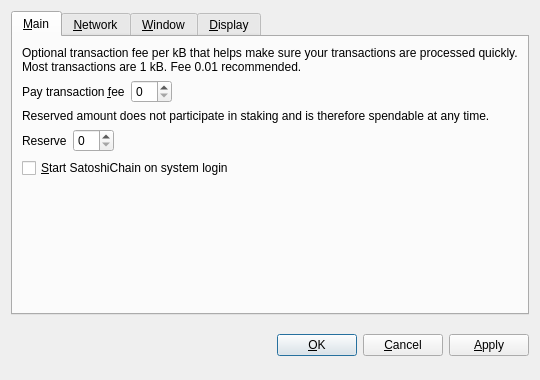
<?xml version="1.0" encoding="UTF-8"?>
<ui version="4.0">
 <class>OptionsDialog</class>
 <widget class="QDialog" name="OptionsDialog">
  <property name="geometry">
   <rect>
    <x>0</x>
    <y>0</y>
    <width>540</width>
    <height>380</height>
   </rect>
  </property>
  <property name="windowTitle">
   <string>Options</string>
  </property>
  <property name="modal">
   <bool>true</bool>
  </property>
  <layout class="QVBoxLayout" name="verticalLayout">
   <item>
    <widget class="QTabWidget" name="tabWidget">
     <property name="tabPosition">
      <enum>QTabWidget::North</enum>
     </property>
     <property name="currentIndex">
      <number>0</number>
     </property>
     <widget class="QWidget" name="tabMain">
      <attribute name="title">
       <string>&amp;Main</string>
      </attribute>
      <layout class="QVBoxLayout" name="verticalLayout_Main">
       <item>
        <widget class="QLabel" name="transactionFeeInfoLabel">
         <property name="text">
          <string>Optional transaction fee per kB that helps make sure your transactions are processed quickly. Most transactions are 1 kB. Fee 0.01 recommended.</string>
         </property>
         <property name="textFormat">
          <enum>Qt::PlainText</enum>
         </property>
         <property name="wordWrap">
          <bool>true</bool>
         </property>
        </widget>
       </item>
       <item>
        <layout class="QHBoxLayout" name="horizontalLayoutFee">
         <item>
          <widget class="QLabel" name="transactionFeeLabel">
           <property name="text">
            <string>Pay transaction &amp;fee</string>
           </property>
           <property name="textFormat">
            <enum>Qt::PlainText</enum>
           </property>
           <property name="buddy">
            <cstring>transactionFee</cstring>
           </property>
          </widget>
         </item>
         <item>
          <widget class="BitcoinAmountField" name="transactionFee"/>
         </item>
         <item>
          <spacer name="horizontalSpacerFee">
           <property name="orientation">
            <enum>Qt::Horizontal</enum>
           </property>
           <property name="sizeHint" stdset="0">
            <size>
             <width>40</width>
             <height>20</height>
            </size>
           </property>
          </spacer>
         </item>
        </layout>
       </item>
       <item>
        <widget class="QLabel" name="reserveBalanceInfoLabel">
         <property name="text">
          <string>Reserved amount does not participate in staking and is therefore spendable at any time.</string>
         </property>
         <property name="textFormat">
          <enum>Qt::PlainText</enum>
         </property>
         <property name="wordWrap">
          <bool>true</bool>
         </property>
        </widget>
       </item>
       <item>
        <layout class="QHBoxLayout" name="horizontalLayoutReserveBalance">
         <item>
          <widget class="QLabel" name="reserveBalanceLabel">
           <property name="text">
            <string>Reserve</string>
           </property>
           <property name="textFormat">
            <enum>Qt::PlainText</enum>
           </property>
           <property name="buddy">
            <cstring>reserveBalance</cstring>
           </property>
          </widget>
         </item>
         <item>
          <widget class="BitcoinAmountField" name="reserveBalance"/>
         </item>
         <item>
          <spacer name="horizontalSpacerReserveBalance">
           <property name="orientation">
            <enum>Qt::Horizontal</enum>
           </property>
           <property name="sizeHint" stdset="0">
            <size>
             <width>40</width>
             <height>20</height>
            </size>
           </property>
          </spacer>
         </item>
        </layout>
       </item>
       <item>
        <widget class="QCheckBox" name="bitcoinAtStartup">
         <property name="toolTip">
          <string>Automatically start SatoshiChain after logging in to the system.</string>
         </property>
         <property name="text">
          <string>&amp;Start SatoshiChain on system login</string>
         </property>
        </widget>
       </item>
       <item>
        <spacer name="verticalSpacer_Main">
         <property name="orientation">
          <enum>Qt::Vertical</enum>
         </property>
         <property name="sizeHint" stdset="0">
          <size>
           <width>20</width>
           <height>40</height>
          </size>
         </property>
        </spacer>
       </item>
      </layout>
     </widget>
     <widget class="QWidget" name="tabNetwork">
      <attribute name="title">
       <string>&amp;Network</string>
      </attribute>
      <layout class="QVBoxLayout" name="verticalLayout_Network">
       <item>
        <widget class="QCheckBox" name="mapPortUpnp">
         <property name="toolTip">
          <string>Automatically open the SatoshiChain client port on the router. This only works when your router supports UPnP and it is enabled.</string>
         </property>
         <property name="text">
          <string>Map port using &amp;UPnP</string>
         </property>
        </widget>
       </item>
       <item>
        <widget class="QCheckBox" name="connectSocks">
         <property name="toolTip">
          <string>Connect to the SatoshiChain network through a SOCKS5 proxy (e.g. when connecting through Tor).</string>
         </property>
         <property name="text">
          <string>&amp;Connect through SOCKS5 proxy:</string>
         </property>
        </widget>
       </item>
       <item>
        <layout class="QHBoxLayout" name="horizontalLayout_Network">
         <item>
          <widget class="QLabel" name="proxyIpLabel">
           <property name="text">
            <string>Proxy &amp;IP:</string>
           </property>
           <property name="textFormat">
            <enum>Qt::PlainText</enum>
           </property>
           <property name="buddy">
            <cstring>proxyIp</cstring>
           </property>
          </widget>
         </item>
         <item>
          <widget class="QValidatedLineEdit" name="proxyIp">
           <property name="maximumSize">
            <size>
             <width>140</width>
             <height>16777215</height>
            </size>
           </property>
           <property name="toolTip">
            <string>IP address of the proxy (e.g. 127.0.0.1)</string>
           </property>
          </widget>
         </item>
         <item>
          <widget class="QLabel" name="proxyPortLabel">
           <property name="text">
            <string>&amp;Port:</string>
           </property>
           <property name="textFormat">
            <enum>Qt::PlainText</enum>
           </property>
           <property name="buddy">
            <cstring>proxyPort</cstring>
           </property>
          </widget>
         </item>
         <item>
          <widget class="QLineEdit" name="proxyPort">
           <property name="maximumSize">
            <size>
             <width>55</width>
             <height>16777215</height>
            </size>
           </property>
           <property name="toolTip">
            <string>Port of the proxy (e.g. 9050)</string>
           </property>
          </widget>
         </item>
         <item>
          <spacer name="horizontalSpacer_Network">
           <property name="orientation">
            <enum>Qt::Horizontal</enum>
           </property>
           <property name="sizeHint" stdset="0">
            <size>
             <width>40</width>
             <height>20</height>
            </size>
           </property>
          </spacer>
         </item>
        </layout>
       </item>
       <item>
        <spacer name="verticalSpacer_Network">
         <property name="orientation">
          <enum>Qt::Vertical</enum>
         </property>
         <property name="sizeHint" stdset="0">
          <size>
           <width>20</width>
           <height>40</height>
          </size>
         </property>
        </spacer>
       </item>
      </layout>
     </widget>
     <widget class="QWidget" name="tabWindow">
      <attribute name="title">
       <string>&amp;Window</string>
      </attribute>
      <layout class="QVBoxLayout" name="verticalLayout_Window">
       <item>
        <widget class="QCheckBox" name="minimizeToTray">
         <property name="toolTip">
          <string>Show only a tray icon after minimizing the window.</string>
         </property>
         <property name="text">
          <string>&amp;Minimize to the tray instead of the taskbar</string>
         </property>
        </widget>
       </item>
       <item>
        <widget class="QCheckBox" name="minimizeOnClose">
         <property name="toolTip">
          <string>Minimize instead of exit the application when the window is closed. When this option is enabled, the application will be closed only after selecting Quit in the menu.</string>
         </property>
         <property name="text">
          <string>M&amp;inimize on close</string>
         </property>
        </widget>
       </item>
       <item>
        <spacer name="verticalSpacer_Window">
         <property name="orientation">
          <enum>Qt::Vertical</enum>
         </property>
         <property name="sizeHint" stdset="0">
          <size>
           <width>20</width>
           <height>40</height>
          </size>
         </property>
        </spacer>
       </item>
      </layout>
     </widget>
     <widget class="QWidget" name="tabDisplay">
      <attribute name="title">
       <string>&amp;Display</string>
      </attribute>
      <layout class="QVBoxLayout" name="verticalLayout_Display">
       <item>
        <layout class="QHBoxLayout" name="horizontalLayout_1_Display">
         <item>
          <widget class="QLabel" name="langLabel">
           <property name="text">
            <string>User Interface &amp;language:</string>
           </property>
           <property name="textFormat">
            <enum>Qt::PlainText</enum>
           </property>
           <property name="buddy">
            <cstring>lang</cstring>
           </property>
          </widget>
         </item>
         <item>
          <widget class="QValueComboBox" name="lang">
           <property name="toolTip">
            <string>The user interface language can be set here. This setting will take effect after restarting SatoshiChain.</string>
           </property>
          </widget>
         </item>
        </layout>
       </item>
       <item>
        <layout class="QHBoxLayout" name="horizontalLayout_2_Display">
         <item>
          <widget class="QLabel" name="unitLabel">
           <property name="text">
            <string>&amp;Unit to show amounts in:</string>
           </property>
           <property name="textFormat">
            <enum>Qt::PlainText</enum>
           </property>
           <property name="buddy">
            <cstring>unit</cstring>
           </property>
          </widget>
         </item>
         <item>
          <widget class="QValueComboBox" name="unit">
           <property name="toolTip">
            <string>Choose the default subdivision unit to show in the interface and when sending coins.</string>
           </property>
          </widget>
         </item>
        </layout>
       </item>
       <item>
        <widget class="QCheckBox" name="coinControlFeatures">
         <property name="toolTip">
          <string>Whether to show coin control features or not.</string>
         </property>
         <property name="text">
          <string>Display coin &amp;control features (experts only!)</string>
         </property>
        </widget>
       </item>
       <item>
        <widget class="QCheckBox" name="minimizeCoinAge">
         <property name="toolTip">
          <string>Whether to select the coin outputs randomly or with minimal coin age.</string>
         </property>
         <property name="text">
          <string>Minimize weight consumption (experimental)</string>
         </property>
        </widget>
       </item>
       <item>
        <widget class="QCheckBox" name="useBlackTheme">
         <property name="text">
          <string>Use black visual theme (requires restart)</string>
         </property>
        </widget>
       </item>
       <item>
        <spacer name="verticalSpacer_Display">
         <property name="orientation">
          <enum>Qt::Vertical</enum>
         </property>
         <property name="sizeHint" stdset="0">
          <size>
           <width>20</width>
           <height>40</height>
          </size>
         </property>
        </spacer>
       </item>
      </layout>
     </widget>
    </widget>
   </item>
   <item>
    <layout class="QHBoxLayout" name="horizontalLayout_Buttons">
     <item>
      <spacer name="horizontalSpacer_1">
       <property name="orientation">
        <enum>Qt::Horizontal</enum>
       </property>
       <property name="sizeHint" stdset="0">
        <size>
         <width>40</width>
         <height>48</height>
        </size>
       </property>
      </spacer>
     </item>
     <item>
      <widget class="QLabel" name="statusLabel">
       <property name="font">
        <font>
         <weight>75</weight>
         <bold>true</bold>
        </font>
       </property>
       <property name="text">
        <string/>
       </property>
       <property name="textFormat">
        <enum>Qt::PlainText</enum>
       </property>
       <property name="wordWrap">
        <bool>true</bool>
       </property>
      </widget>
     </item>
     <item>
      <spacer name="horizontalSpacer_2">
       <property name="orientation">
        <enum>Qt::Horizontal</enum>
       </property>
       <property name="sizeHint" stdset="0">
        <size>
         <width>40</width>
         <height>48</height>
        </size>
       </property>
      </spacer>
     </item>
     <item>
      <widget class="QPushButton" name="okButton">
       <property name="text">
        <string>&amp;OK</string>
       </property>
      </widget>
     </item>
     <item>
      <widget class="QPushButton" name="cancelButton">
       <property name="text">
        <string>&amp;Cancel</string>
       </property>
       <property name="autoDefault">
        <bool>false</bool>
       </property>
      </widget>
     </item>
     <item>
      <widget class="QPushButton" name="applyButton">
       <property name="text">
        <string>&amp;Apply</string>
       </property>
       <property name="autoDefault">
        <bool>false</bool>
       </property>
      </widget>
     </item>
    </layout>
   </item>
  </layout>
 </widget>
 <customwidgets>
  <customwidget>
   <class>BitcoinAmountField</class>
   <extends>QSpinBox</extends>
   <header>bitcoinamountfield.h</header>
  </customwidget>
  <customwidget>
   <class>QValueComboBox</class>
   <extends>QComboBox</extends>
   <header>qvaluecombobox.h</header>
  </customwidget>
  <customwidget>
   <class>QValidatedLineEdit</class>
   <extends>QLineEdit</extends>
   <header>qvalidatedlineedit.h</header>
  </customwidget>
 </customwidgets>
 <resources/>
 <connections/>
</ui>
